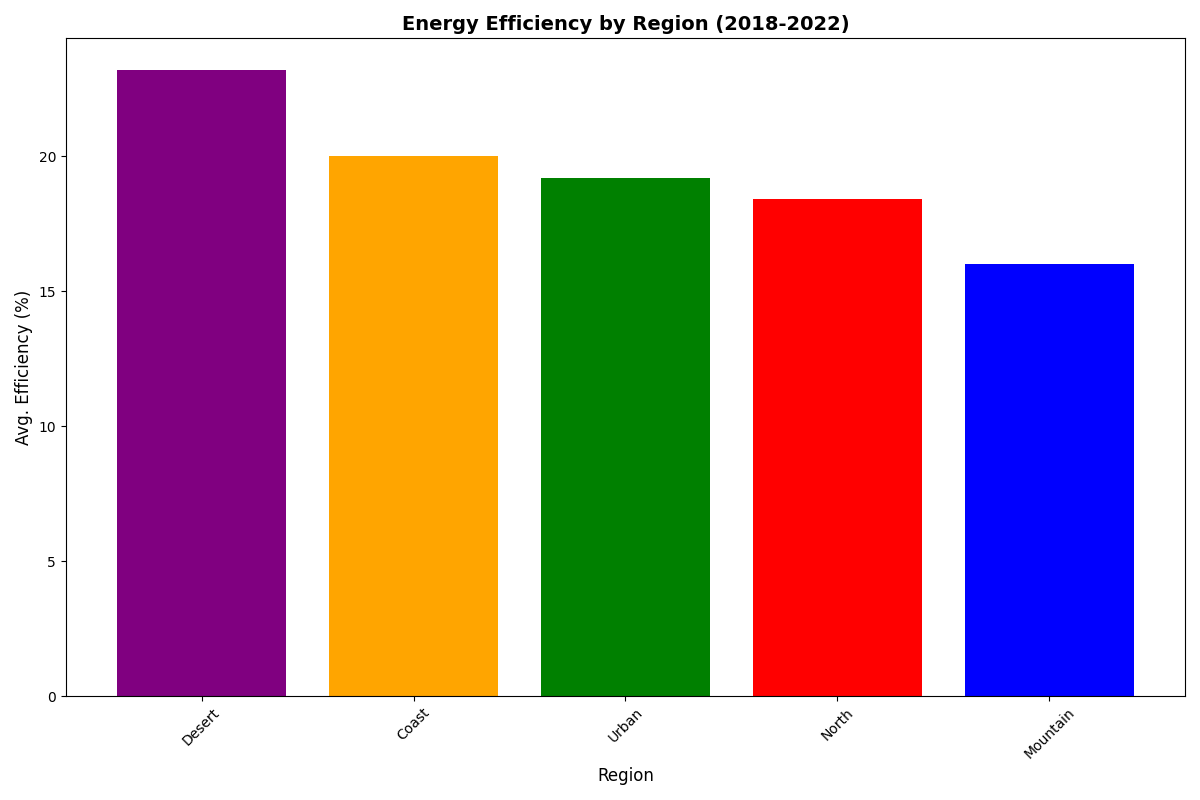

Python code for this plot:
import matplotlib.pyplot as plt
import numpy as np

regions = ["North", "Coast", "Desert", "Urban", "Mountain"]

efficiency = np.array([
    [15, 17, 18, 20, 22], 
    [18, 19, 20, 21, 22], 
    [20, 21, 23, 25, 27], 
    [16, 18, 19, 21, 22], 
    [14, 15, 16, 17, 18]   
])

mean_efficiency = np.mean(efficiency, axis=1)

sorted_indices = np.argsort(-mean_efficiency)
sorted_regions = [regions[i] for i in sorted_indices]
sorted_efficiency = mean_efficiency[sorted_indices]

fig, ax = plt.subplots(figsize=(12, 8))
ax.bar(sorted_regions, sorted_efficiency, color=['purple', 'orange', 'green', 'red', 'blue'])

ax.set_title('Energy Efficiency by Region (2018-2022)', fontsize=14, fontweight='bold')
ax.set_xlabel('Region', fontsize=12)
ax.set_ylabel('Avg. Efficiency (%)', fontsize=12)
ax.tick_params(axis='x', rotation=45)

plt.tight_layout()
plt.show()
